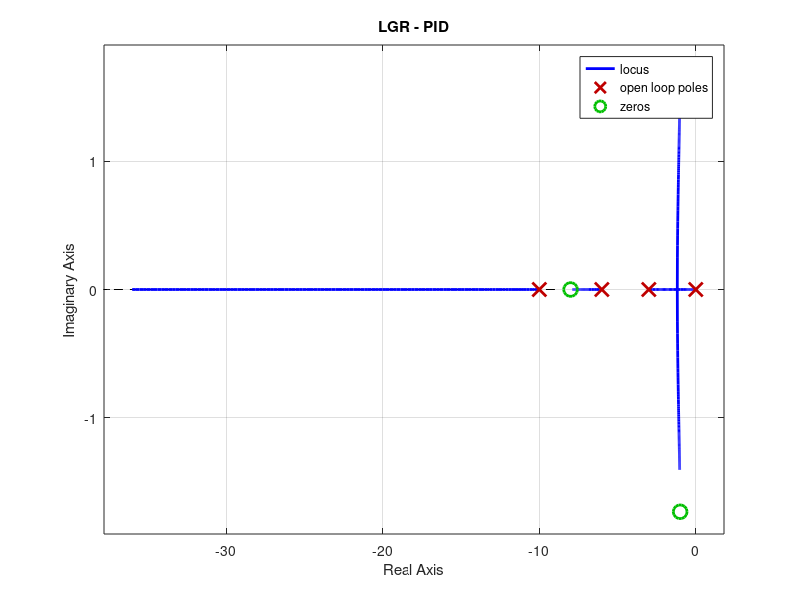
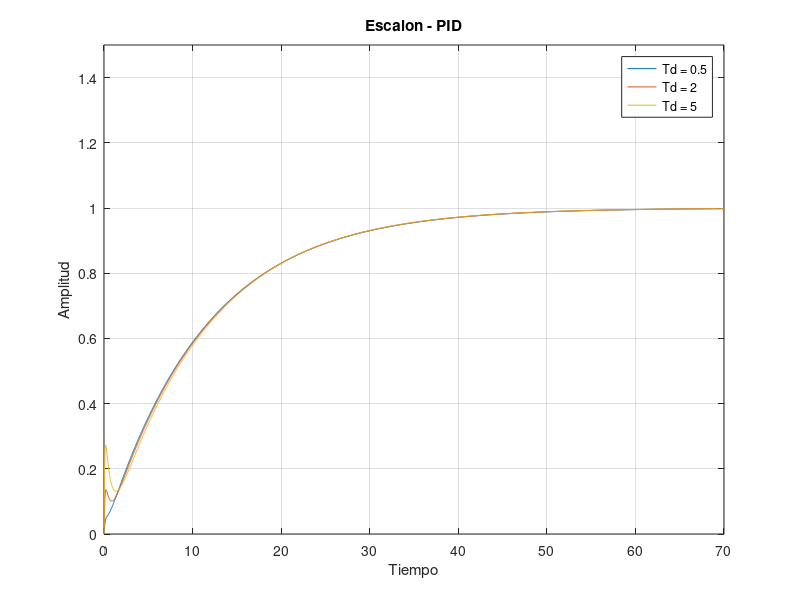
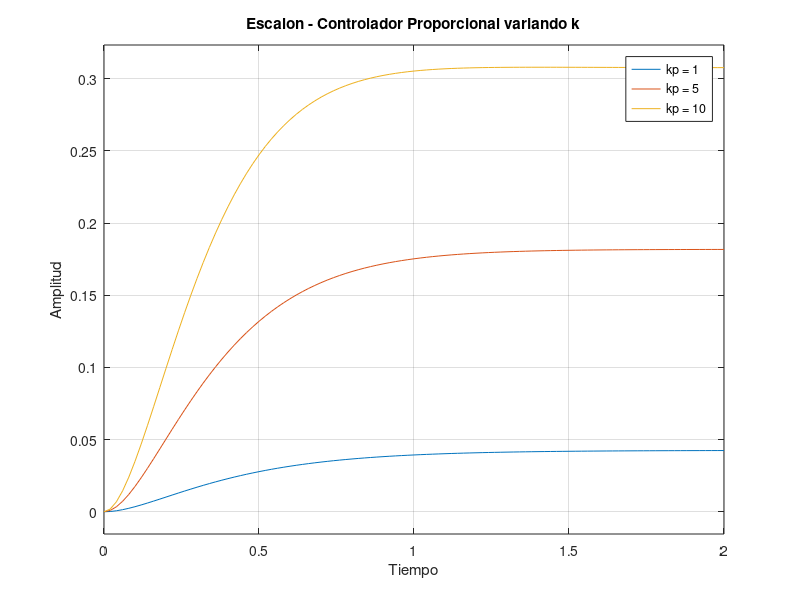

These charts were generated, in order, by the following MATLAB code: (Note: this script raises an error after producing the figures.)
%% Final 20/10/2020
%% Ejercicio 1 - LGR Proporcional

%--------Planta-----------
z = [-8];
p = [-3 -6 -10];
k = 1;
[num, den] = zp2tf(z,p,k);
Gp = tf(num, den);
%-------------------------

%-------Controlador-------
kp = 1;
Gc = tf(kp);
%-------------------------

FTLA = Gp * Gc

figure(1)
    rlocus(FTLA)
    title('LGR Controlador Proporcional')
    % es estable, todo el LGR está a la izq. del eje imaginario

FTLC = feedback(FTLA, 1)

figure(2)
    pzmap(FTLC)
    title('Patron de polos y ceros LC')

%-----Aumentando ganancia k-------
kp1 = 5;
    Gc1 = tf(kp1);
    FTLA = Gp * Gc1;
    FTLC1 = feedback(FTLA, 1);
   
kp2 = 10;
    Gc2 = tf(kp2);
    FTLA = Gp * Gc2;
    FTLC2 = feedback(FTLA, 1);

figure(3)
    step(FTLC, FTLC1, FTLC2)
    title('Escalon - Controlador Proporcional variando k');
    legend('kp = 1', 'kp = 5', 'kp = 10');
    xlabel('Tiempo');
    ylabel('Amplitud')
    % a medida que aumento la ganancia kp, se acerca al setpoint y responde
    % mas rapido. Aumenta tambien el sobreimpulso

%% Ejercicio 2 - Diseño de un mejor sistema PID
% tp < 0,2 || overshoot < 20% || ess = 0


%--------Planta-----------
z = [-8];
p = [-3 -6 -10];
k = 1;
[num, den] = zp2tf(z,p,k);
Gp = tf(num, den);
%-------------------------

%------Controladores------
kp = 1;
Ti = 0.5;
num = [kp*Ti kp];
den = [Ti 0];
GcPI = tf(num, den);

FTLA_PI = GcPI * Gp;

figure(1)
    rlocus(FTLA_PI)
    title('LGR Controlador PI')

%------Salida LC---------
FTLC1 = feedback(FTLA_PI, 1);

Ti = 2;
    num = [kp*Ti kp];
    den = [Ti 0];
    GcPI = tf(num, den);
    FTLC2 = feedback(GcPI*Gp, 1);

Ti = 5;
    num = [kp*Ti kp];
    den = [Ti 0];
    GcPI = tf(num, den);
    FTLC3 = feedback(GcPI*Gp, 1);

figure(2)
    step(FTLC1, FTLC2, FTLC3)
    title('Escalon - Controlador PI')
    legend('Ti = 0.5', 'Ti = 2', 'Ti = 5')
    ylim([0 1.5])
    ylabel('Amplitud')
    xlabel('Tiempo')

%% Ejercicio 2 - PID (no haria falta porque ya con PI esta bien)
%--------Planta-----------
z = [-8];
p = [-3 -6 -10];
k = 1;
[num, den] = zp2tf(z,p,k);
Gp = tf(num, den);
%-------------------------

%------Controladores------
kp = 1;
Ti = 0.5;
Td = 0.5
num = [kp*Td*Ti kp*Ti kp];
den = [Ti 0];
GcPID = tf(num, den);

FTLA_PID = GcPID * Gp;

figure(1)
    rlocus(FTLA_PID)
    title('LGR - PID')

%-----Salida del sistema LC----
FTLC1 = feedback(FTLA_PID, 1);

Td = 2;
    num = [kp*Td*Ti kp*Ti kp];
    den = [Ti 0];
    GcPID = tf(num, den);
    FTLC2 = feedback(GcPID*Gp, 1);

Td = 5;
    num = [kp*Td*Ti kp*Ti kp];
    den = [Ti 0];
    GcPID = tf(num, den);
    FTLC3 = feedback(GcPID*Gp, 1);

figure(2)
    step(FTLC1, FTLC2, FTLC3)
    title('Escalon - PID')
    legend('Td = 0.5', 'Td = 2', 'Td = 5')
    ylim([0 1.5])
    ylabel('Amplitud')
    xlabel('Tiempo')


%% Final 13/05/2021
%% Ejercicio B - pzmap
z = '';
k = 1;
p = [i -i];
[num, den] = zp2tf(z,p,k);
FTLA = tf(num, den);

figure(1)
    pzmap(FTLA)
    title('Polos y ceros de FTLA');
    ylabel('Amplitud'); xlabel('Tiempo');
    % se aprecia que los polos se encuentran sobre el eje imaginario, y no
    % hay parte real, es solo compleja. El sistema es criticamente
    % estable, por lo que presenta oscilaciones sostenidas de forma
    % indefinida en su salida

%% Ejercicio C - impulse
z = '';
k = 1;
p = [i -i];
[num, den] = zp2tf(z,p,k);
Gp = tf(num, den);

impulse(Gp)
    title('Respuesta Impulso');
    legend('Gp');
    ylabel('Amplitud'); 
    xlabel('Tiempo')
    % la respuesta es rara porque parece ser criticamente estable, no es
    % preciso hacer un estudio ya que no se puede analizar mas que el
    % calculo mismo y la respuesta dada por el impulse(Gp)

%% Ejercicio 3 - G(s)
num = [1];
den = [2 13 20];
G = tf(num, den);

figure(1)
    step(G)
    title('Respuesta Escalon de G');
    ylabel('Amplitud'); xlabel('Tiempo');

figure(2)
    pzmap(G)
    title('Polos y Ceros de G en LA');
    ylabel('Amplitud'); xlabel('Tiempo');
    % p = [-2.5 -4], estan a la izquierda del eje imaginario, por lo tanto
    % es un sistema estable, de fase minima. Ambos polos tienen parte
    % negativa sin parte imaginaria.

%% Final 01/12/2022
%% Ejercicio 1
z = '';
p = [0 -6];
k = 1;
[num, den] = zp2tf(z,p,k);
Gp = tf(num, den);

kp = 1;
Gc = tf(kp);

FTLA = Gp * Gc;

figure(1)
    rlocus(FTLA)
    title('LGR en LA'); ylabel('Amplitud'); xlabel('Tiempo'); legend('FTLA')
    % polos en 0 y -6, punto de desprendimiento en -3
    % sistema de fase minima salvo que hay un polo en -0, lo cual convierte
    % al sistema en criticamente estable

kp = 1;
Ti = 1;
Td = 1;

num = [kp*Td*Ti kp*Ti kp];
den = [Ti 0];
GcPID = tf(num, den);
FTLAPID = GcPID * Gp;

figure(2)
    rlocus(FTLAPID);
    title('LGR Controlador (PID)');

%-----Salidas del Sistema en LC (PID)-----
FTLC1 = feedback(GcPID*Gp, 1);

%-----Mejorando PID------
kp = 14;
Td = 6.5;
Ti = 0.1;   % con 0.1 consigo peak time 0,2
    num = [kp*Td*Ti kp*Ti kp];
    den = [Ti 0];
    GcPID = tf(num, den);  
    FTLC2 = feedback(GcPID*Gp, 1);

figure(3)
    step(FTLC1, FTLC2)
        title('Escalon - Controlador PID')
        legend('PID', 'PID Mejorado')
        xlim([0 70])
        % overshoot 5.36% y tp = 2.38 segundos
